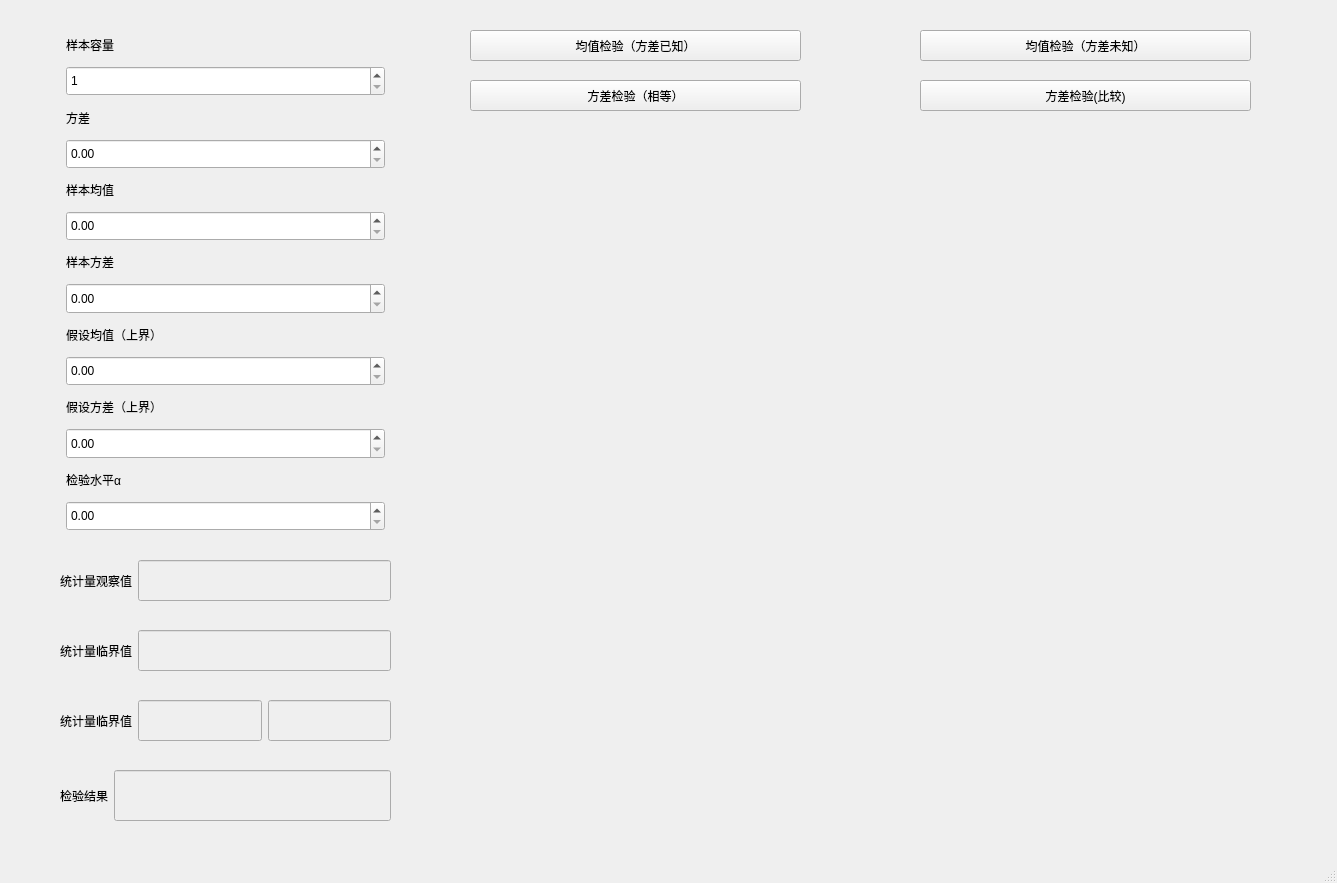
<?xml version="1.0" encoding="UTF-8"?>
<ui version="4.0">
 <class>Suppose</class>
 <widget class="QMainWindow" name="Suppose">
  <property name="geometry">
   <rect>
    <x>0</x>
    <y>0</y>
    <width>1337</width>
    <height>883</height>
   </rect>
  </property>
  <property name="windowTitle">
   <string>一个正态总体的参数假设检验</string>
  </property>
  <widget class="QWidget" name="centralwidget">
   <widget class="QPushButton" name="pushButton">
    <property name="geometry">
     <rect>
      <x>470</x>
      <y>30</y>
      <width>331</width>
      <height>31</height>
     </rect>
    </property>
    <property name="text">
     <string>均值检验（方差已知）</string>
    </property>
   </widget>
   <widget class="Plot" name="widget" native="true">
    <property name="geometry">
     <rect>
      <x>460</x>
      <y>130</y>
      <width>811</width>
      <height>661</height>
     </rect>
    </property>
   </widget>
   <widget class="QWidget" name="layoutWidget">
    <property name="geometry">
     <rect>
      <x>60</x>
      <y>30</y>
      <width>331</width>
      <height>501</height>
     </rect>
    </property>
    <layout class="QVBoxLayout" name="verticalLayout">
     <property name="leftMargin">
      <number>6</number>
     </property>
     <property name="rightMargin">
      <number>6</number>
     </property>
     <item>
      <widget class="QLabel" name="label_8">
       <property name="sizePolicy">
        <sizepolicy hsizetype="Preferred" vsizetype="Expanding">
         <horstretch>0</horstretch>
         <verstretch>0</verstretch>
        </sizepolicy>
       </property>
       <property name="text">
        <string>样本容量</string>
       </property>
      </widget>
     </item>
     <item>
      <widget class="QSpinBox" name="spinBox">
       <property name="sizePolicy">
        <sizepolicy hsizetype="Minimum" vsizetype="Expanding">
         <horstretch>0</horstretch>
         <verstretch>0</verstretch>
        </sizepolicy>
       </property>
       <property name="minimum">
        <number>1</number>
       </property>
       <property name="maximum">
        <number>1000000000</number>
       </property>
      </widget>
     </item>
     <item>
      <widget class="QLabel" name="label_5">
       <property name="sizePolicy">
        <sizepolicy hsizetype="Preferred" vsizetype="Expanding">
         <horstretch>0</horstretch>
         <verstretch>0</verstretch>
        </sizepolicy>
       </property>
       <property name="text">
        <string>方差</string>
       </property>
      </widget>
     </item>
     <item>
      <widget class="QDoubleSpinBox" name="doubleSpinBox_7">
       <property name="sizePolicy">
        <sizepolicy hsizetype="Minimum" vsizetype="Expanding">
         <horstretch>0</horstretch>
         <verstretch>0</verstretch>
        </sizepolicy>
       </property>
       <property name="maximum">
        <double>1000000000.000000000000000</double>
       </property>
      </widget>
     </item>
     <item>
      <widget class="QLabel" name="label_6">
       <property name="sizePolicy">
        <sizepolicy hsizetype="Preferred" vsizetype="Expanding">
         <horstretch>0</horstretch>
         <verstretch>0</verstretch>
        </sizepolicy>
       </property>
       <property name="text">
        <string>样本均值</string>
       </property>
      </widget>
     </item>
     <item>
      <widget class="QDoubleSpinBox" name="doubleSpinBox_4">
       <property name="sizePolicy">
        <sizepolicy hsizetype="Minimum" vsizetype="Expanding">
         <horstretch>0</horstretch>
         <verstretch>0</verstretch>
        </sizepolicy>
       </property>
       <property name="maximum">
        <double>10000000000.000000000000000</double>
       </property>
      </widget>
     </item>
     <item>
      <widget class="QLabel" name="label_7">
       <property name="sizePolicy">
        <sizepolicy hsizetype="Preferred" vsizetype="Expanding">
         <horstretch>0</horstretch>
         <verstretch>0</verstretch>
        </sizepolicy>
       </property>
       <property name="text">
        <string>样本方差</string>
       </property>
      </widget>
     </item>
     <item>
      <widget class="QDoubleSpinBox" name="doubleSpinBox_5">
       <property name="sizePolicy">
        <sizepolicy hsizetype="Minimum" vsizetype="Expanding">
         <horstretch>0</horstretch>
         <verstretch>0</verstretch>
        </sizepolicy>
       </property>
       <property name="maximum">
        <double>1000000000.000000000000000</double>
       </property>
      </widget>
     </item>
     <item>
      <widget class="QLabel" name="label_4">
       <property name="sizePolicy">
        <sizepolicy hsizetype="Preferred" vsizetype="Expanding">
         <horstretch>0</horstretch>
         <verstretch>0</verstretch>
        </sizepolicy>
       </property>
       <property name="text">
        <string>假设均值（上界）</string>
       </property>
      </widget>
     </item>
     <item>
      <widget class="QDoubleSpinBox" name="doubleSpinBox_6">
       <property name="sizePolicy">
        <sizepolicy hsizetype="Minimum" vsizetype="Expanding">
         <horstretch>0</horstretch>
         <verstretch>0</verstretch>
        </sizepolicy>
       </property>
       <property name="maximum">
        <double>1000000000.000000000000000</double>
       </property>
      </widget>
     </item>
     <item>
      <widget class="QLabel" name="label_11">
       <property name="sizePolicy">
        <sizepolicy hsizetype="Preferred" vsizetype="Expanding">
         <horstretch>0</horstretch>
         <verstretch>0</verstretch>
        </sizepolicy>
       </property>
       <property name="text">
        <string>假设方差（上界）</string>
       </property>
      </widget>
     </item>
     <item>
      <widget class="QDoubleSpinBox" name="doubleSpinBox_8">
       <property name="sizePolicy">
        <sizepolicy hsizetype="Minimum" vsizetype="Expanding">
         <horstretch>0</horstretch>
         <verstretch>0</verstretch>
        </sizepolicy>
       </property>
       <property name="maximum">
        <double>1000000000.000000000000000</double>
       </property>
      </widget>
     </item>
     <item>
      <widget class="QLabel" name="label_2">
       <property name="sizePolicy">
        <sizepolicy hsizetype="Preferred" vsizetype="Expanding">
         <horstretch>0</horstretch>
         <verstretch>0</verstretch>
        </sizepolicy>
       </property>
       <property name="text">
        <string>检验水平α</string>
       </property>
      </widget>
     </item>
     <item>
      <widget class="QDoubleSpinBox" name="doubleSpinBox">
       <property name="sizePolicy">
        <sizepolicy hsizetype="Minimum" vsizetype="Expanding">
         <horstretch>0</horstretch>
         <verstretch>0</verstretch>
        </sizepolicy>
       </property>
       <property name="maximum">
        <double>1.000000000000000</double>
       </property>
       <property name="singleStep">
        <double>0.010000000000000</double>
       </property>
      </widget>
     </item>
    </layout>
   </widget>
   <widget class="QWidget" name="layoutWidget">
    <property name="geometry">
     <rect>
      <x>60</x>
      <y>770</y>
      <width>331</width>
      <height>51</height>
     </rect>
    </property>
    <layout class="QHBoxLayout" name="horizontalLayout">
     <item>
      <widget class="QLabel" name="label">
       <property name="text">
        <string>检验结果</string>
       </property>
      </widget>
     </item>
     <item>
      <widget class="QLineEdit" name="lineEdit_6">
       <property name="enabled">
        <bool>false</bool>
       </property>
       <property name="sizePolicy">
        <sizepolicy hsizetype="Expanding" vsizetype="Expanding">
         <horstretch>0</horstretch>
         <verstretch>0</verstretch>
        </sizepolicy>
       </property>
      </widget>
     </item>
    </layout>
   </widget>
   <widget class="QWidget" name="layoutWidget">
    <property name="geometry">
     <rect>
      <x>60</x>
      <y>630</y>
      <width>331</width>
      <height>41</height>
     </rect>
    </property>
    <layout class="QHBoxLayout" name="horizontalLayout_2">
     <item>
      <widget class="QLabel" name="label_3">
       <property name="sizePolicy">
        <sizepolicy hsizetype="Preferred" vsizetype="Expanding">
         <horstretch>0</horstretch>
         <verstretch>0</verstretch>
        </sizepolicy>
       </property>
       <property name="text">
        <string>统计量临界值</string>
       </property>
      </widget>
     </item>
     <item>
      <widget class="QLineEdit" name="lineEdit_8">
       <property name="enabled">
        <bool>false</bool>
       </property>
       <property name="sizePolicy">
        <sizepolicy hsizetype="Expanding" vsizetype="Expanding">
         <horstretch>0</horstretch>
         <verstretch>0</verstretch>
        </sizepolicy>
       </property>
       <property name="maxLength">
        <number>5</number>
       </property>
      </widget>
     </item>
    </layout>
   </widget>
   <widget class="QWidget" name="layoutWidget">
    <property name="geometry">
     <rect>
      <x>60</x>
      <y>560</y>
      <width>331</width>
      <height>41</height>
     </rect>
    </property>
    <layout class="QHBoxLayout" name="horizontalLayout_3">
     <item>
      <widget class="QLabel" name="label_9">
       <property name="text">
        <string>统计量观察值</string>
       </property>
      </widget>
     </item>
     <item>
      <widget class="QLineEdit" name="lineEdit_9">
       <property name="enabled">
        <bool>false</bool>
       </property>
       <property name="sizePolicy">
        <sizepolicy hsizetype="Expanding" vsizetype="Expanding">
         <horstretch>0</horstretch>
         <verstretch>0</verstretch>
        </sizepolicy>
       </property>
       <property name="maxLength">
        <number>5</number>
       </property>
      </widget>
     </item>
    </layout>
   </widget>
   <widget class="QPushButton" name="pushButton_2">
    <property name="geometry">
     <rect>
      <x>920</x>
      <y>30</y>
      <width>331</width>
      <height>31</height>
     </rect>
    </property>
    <property name="text">
     <string>均值检验（方差未知）</string>
    </property>
   </widget>
   <widget class="QWidget" name="layoutWidget_2">
    <property name="geometry">
     <rect>
      <x>60</x>
      <y>700</y>
      <width>331</width>
      <height>41</height>
     </rect>
    </property>
    <layout class="QHBoxLayout" name="horizontalLayout_4">
     <item>
      <widget class="QLabel" name="label_10">
       <property name="sizePolicy">
        <sizepolicy hsizetype="Preferred" vsizetype="Expanding">
         <horstretch>0</horstretch>
         <verstretch>0</verstretch>
        </sizepolicy>
       </property>
       <property name="text">
        <string>统计量临界值</string>
       </property>
      </widget>
     </item>
     <item>
      <widget class="QLineEdit" name="lineEdit_11">
       <property name="enabled">
        <bool>false</bool>
       </property>
       <property name="sizePolicy">
        <sizepolicy hsizetype="Expanding" vsizetype="Expanding">
         <horstretch>0</horstretch>
         <verstretch>0</verstretch>
        </sizepolicy>
       </property>
       <property name="maxLength">
        <number>5</number>
       </property>
      </widget>
     </item>
     <item>
      <widget class="QLineEdit" name="lineEdit_10">
       <property name="enabled">
        <bool>false</bool>
       </property>
       <property name="sizePolicy">
        <sizepolicy hsizetype="Expanding" vsizetype="Expanding">
         <horstretch>0</horstretch>
         <verstretch>0</verstretch>
        </sizepolicy>
       </property>
       <property name="maxLength">
        <number>5</number>
       </property>
      </widget>
     </item>
    </layout>
   </widget>
   <widget class="QPushButton" name="pushButton_3">
    <property name="geometry">
     <rect>
      <x>470</x>
      <y>80</y>
      <width>331</width>
      <height>31</height>
     </rect>
    </property>
    <property name="text">
     <string>方差检验（相等）</string>
    </property>
   </widget>
   <widget class="QPushButton" name="pushButton_4">
    <property name="geometry">
     <rect>
      <x>920</x>
      <y>80</y>
      <width>331</width>
      <height>31</height>
     </rect>
    </property>
    <property name="text">
     <string>方差检验(比较)</string>
    </property>
   </widget>
  </widget>
  <widget class="QMenuBar" name="menubar">
   <property name="geometry">
    <rect>
     <x>0</x>
     <y>0</y>
     <width>1337</width>
     <height>26</height>
    </rect>
   </property>
  </widget>
  <widget class="QStatusBar" name="statusbar"/>
 </widget>
 <customwidgets>
  <customwidget>
   <class>Plot</class>
   <extends>QWidget</extends>
   <header location="global">Plot</header>
   <container>1</container>
  </customwidget>
 </customwidgets>
 <resources/>
 <connections/>
</ui>
